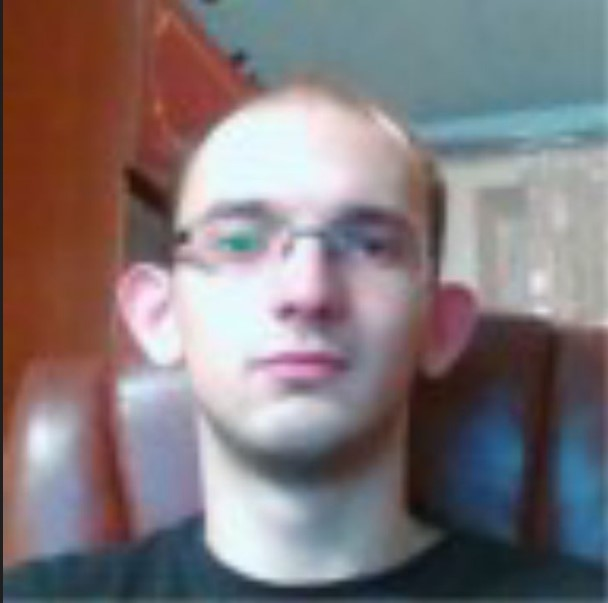
#> input picture part1/day18_meme/salat.jpg, 608 x 603 px, found by its file name
$ python using_salatifikado.py
#> lines starting #> are read from the running program, lines starting #| are printed output that depends on the picture
### telegram_bots/project_salat/draw_meme.py
from PIL import Image, ImageDraw, ImageFont
import textwrap

# import os
# print(os.getcwd())
# im = Image.open(open('./day18_meme/salat.jpg', 'rb'))
def get_salatifikado(top_text:str, bottom_text:str, where_to_save:str):
#> called with top_text = 'о цукерки ?!', bottom_text = 'ух ти', where_to_save = './day18_meme/memesak.png'
    im = Image.open('./day18_meme/salat.jpg')
#> im is the input picture: PIL image 608x603 RGB; mean R, G, B 128.7, 119.1, 121.6

    draw = ImageDraw.Draw(im)

    image_width, image_height = im.size
#> image_width = 608; image_height = 603

    font = ImageFont.truetype(font = './fonts/impact.ttf', size = int(image_height/8))

    top_text = top_text.upper()
    bottom_text = bottom_text.upper()

    char_width, char_height = font.getsize('A')
#> char_width = 51; char_height = 70
    chars_per_line = image_width // char_width
#> chars_per_line = 11

    top_lines = textwrap.wrap(top_text, width=chars_per_line)
#> top_lines = ['О ЦУКЕРКИ', '?!']
    bottom_lines = textwrap.wrap(bottom_text, width=chars_per_line)
#> bottom_lines = ['УХ ТИ']

    y = 10
    for line in top_lines:
        line_width, line_height = font.getsize(line)
        x = (image_width - line_width) / 2
        draw.text((x, y), line, fill='white', font=font)

    y = image_height - char_height * len(bottom_lines) - 15
#> y = 518
    for line in bottom_lines:
        line_width, line_height = font.getsize(line)
        x = (image_width - line_width) / 2
        draw.text((x, y), line, fill='white', font=font)

    # im.show()
    im.save(where_to_save)
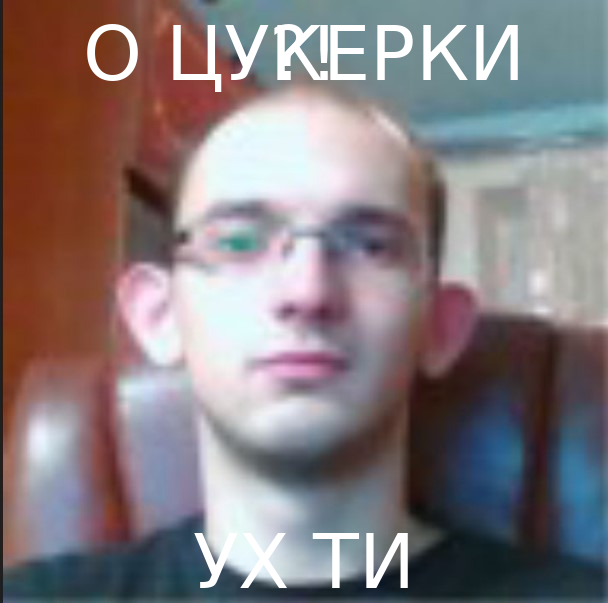
#> saved as memesak.png: PIL image 608x603 RGB; mean R, G, B 133.1, 123.3, 125.8

get_salatifikado('о цукерки ?!', 'ух ти', './day18_meme/memesak.png')
# pil_img.save('data/temp/lena_square_save.png')

### part1/day18_meme/using_salatifikado.py
import draw_meme
draw_meme.get_salatifikado('о цукерки ?!', 'ух ти', './day18_meme/memesadk.png')
